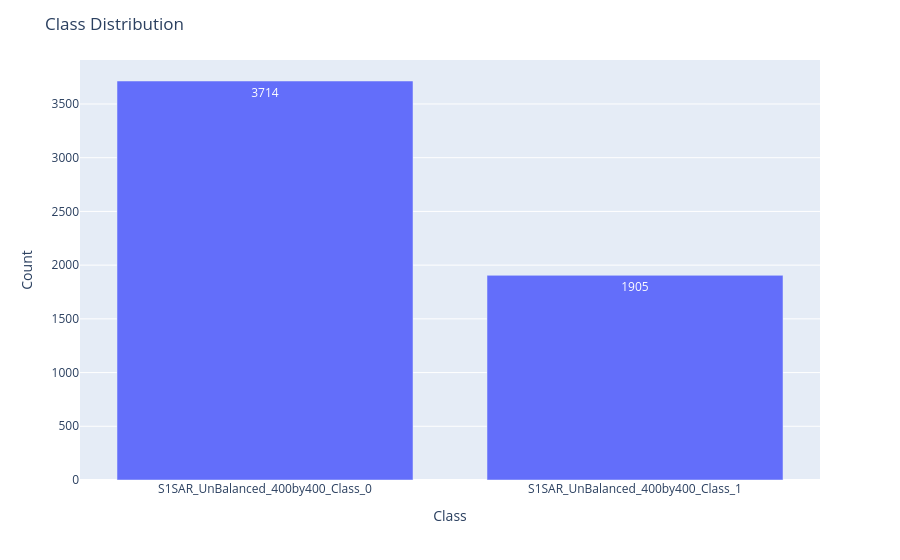

Notebook code cell kept with this figure:
### Code cell
plot_class_distribution(DATA_DIR)

### Figure 1 — Plotly figure (JSON) as saved in the notebook; plotly's stock layout.template omitted (floating-point values rounded to 4 significant figures)
{"data": [{"hovertemplate": "Class=%{x}<br>Count=%{text}<extra></extra>", "legendgroup": "", "marker": {"color": "#636efa", "pattern": {"shape": ""}}, "name": "", "orientation": "v", "showlegend": false, "text": [3714.0, 1905.0], "textposition": "auto", "type": "bar", "x": ["S1SAR_UnBalanced_400by400_Class_0", "S1SAR_UnBalanced_400by400_Class_1"], "xaxis": "x", "y": [3714, 1905], "yaxis": "y"}], "layout": {"barmode": "relative", "legend": {"tracegroupgap": 0}, "margin": {"t": 60}, "title": {"text": "Class Distribution"}, "xaxis": {"anchor": "y", "domain": [0, 1], "title": {"text": "Class"}}, "yaxis": {"anchor": "x", "domain": [0, 1], "title": {"text": "Count"}}}}
